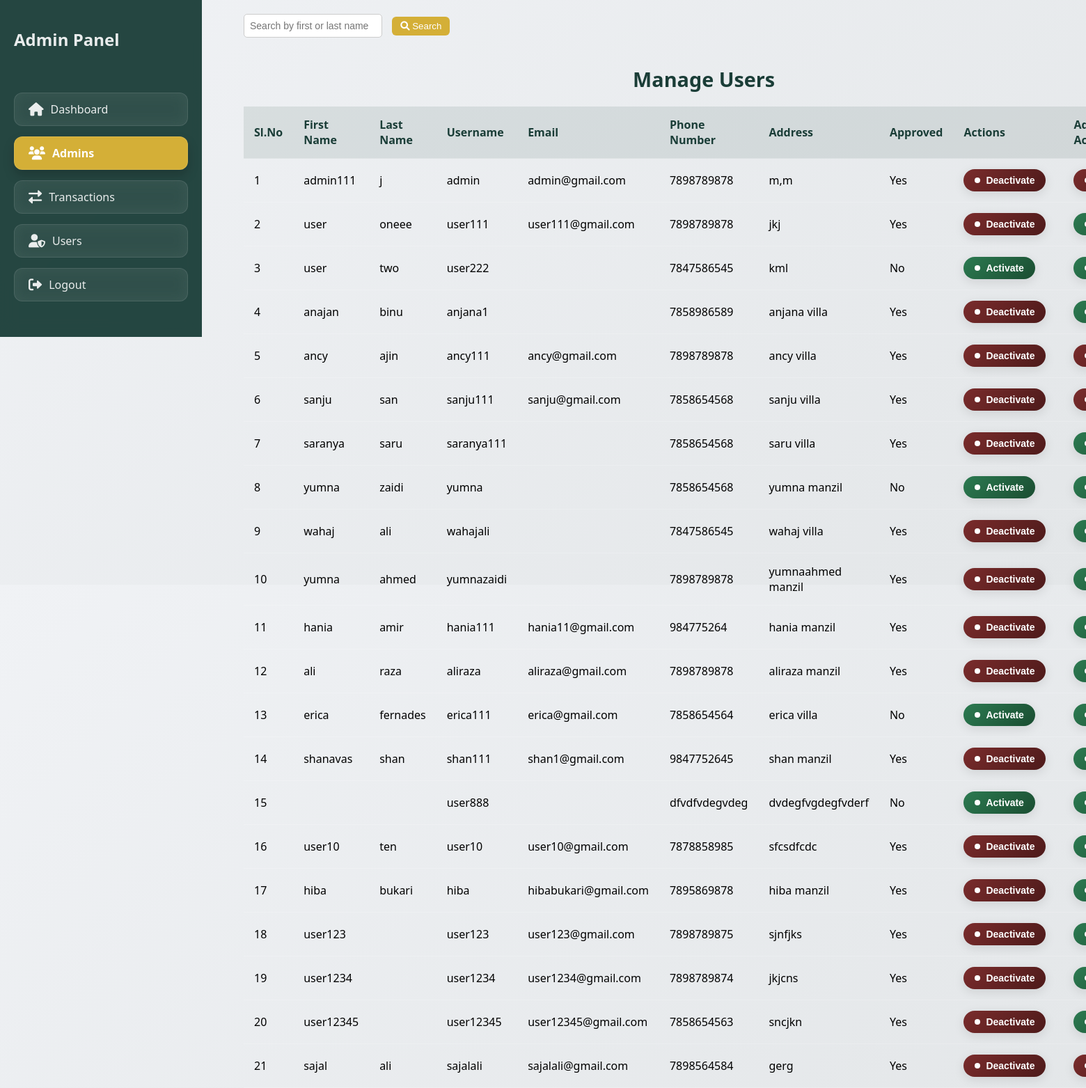
Page /investapp/admin/user-list/ (signed in) on the earlier database version.
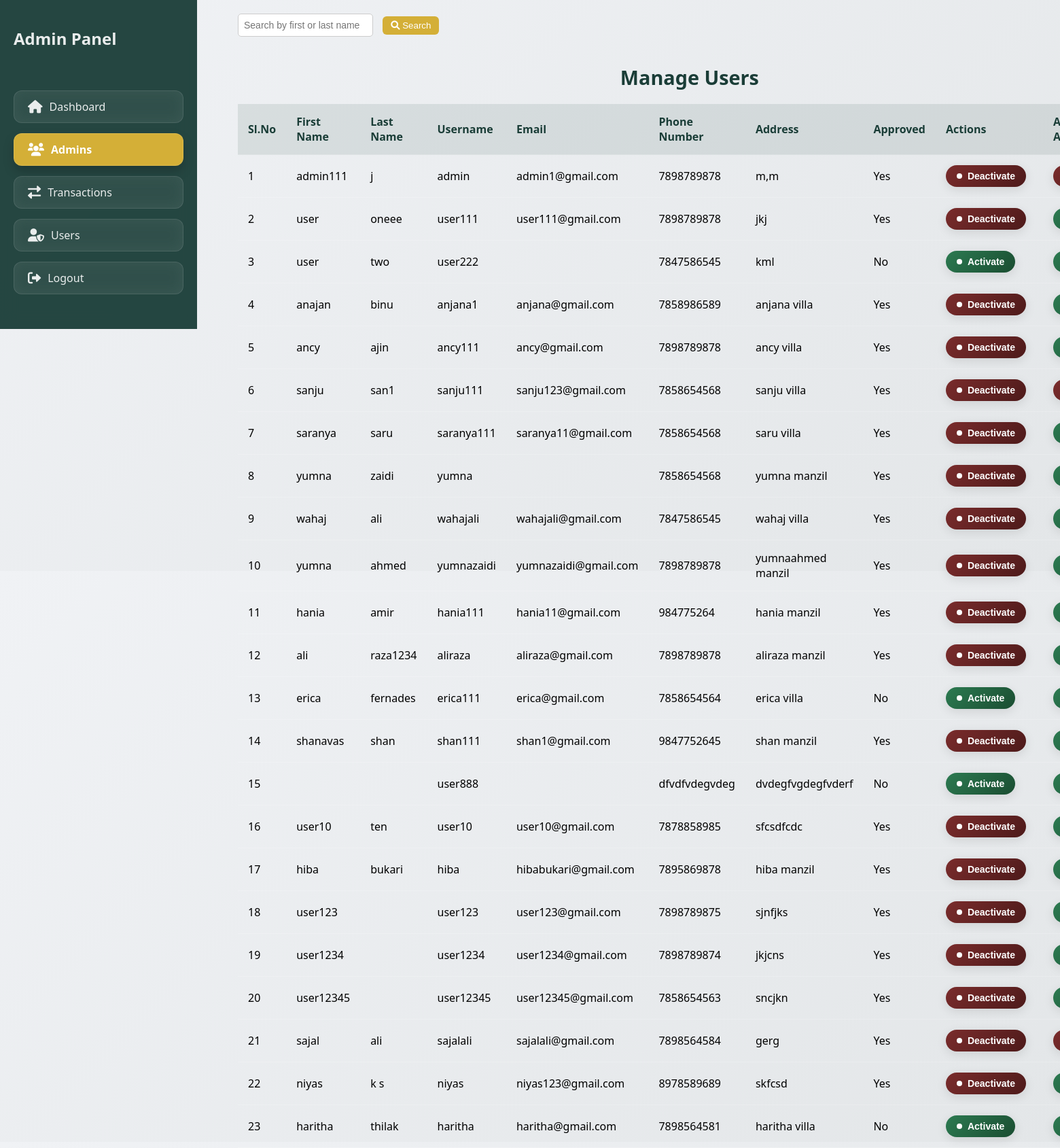
Same page on the later database version.
### investapp/models.py (models this page shows, shortened)
class CustomUser(AbstractUser):
    phone_number = models.CharField(max_length=15)
    address = models.TextField()
    is_approved = models.BooleanField(default=False)  # Only approved users can log in

### investapp/views.py (the view, shortened to what this page needs)
# urls.py: path('admin/user-list/', views.admin_user_list, name='admin-user-list'),
@user_passes_test(superuser_required)
@never_cache
def admin_user_list(request):
    User = get_user_model()
    search_query = request.GET.get('search', '')
    if search_query:
        users = User.objects.exclude(username='developer').filter(
            first_name__icontains=search_query
        ) | User.objects.exclude(username='developer').filter(
            last_name__icontains=search_query
        )
    else:
        users = User.objects.exclude(username='developer')  # If no search query, show all users
    return render(request, 'manage_users.html', {'users': users, 'search_query': search_query})

### investapp/views.py (called while the page is built)
def superuser_required(user):
    return user.is_authenticated and user.is_superuser

### investapp/templates/manage_users.html (shortened to what this page needs)
<!DOCTYPE html>
<html lang="en">
<head>
    <link href="https://cdnjs.cloudflare.com/ajax/libs/font-awesome/6.0.0/css/all.min.css" rel="stylesheet">
</head>
<body>
<div class="sidebar" id="sidebar">
    <h2>Admin Panel</h2>
    <ul class="sidebar-menu">
        <li>
            <a href="{% url 'transaction_list' %}" class="sidebar-link">
                <i class="fas fa-home"></i> Dashboard
            </a>
        </li>
        <li>
            <a href="{% url 'admin-user-list' %}" class="sidebar-link">
                <i class="fas fa-users"></i> Admins
            </a>
        </li>
        <li>
            <a href="{% url 'pending_transactions' %}" class="sidebar-link">
                <i class="fas fa-exchange-alt"></i> Transactions
            </a>
        </li>
        <li>
            <a href="{% url 'admin_user_home' %}" class="sidebar-link">
                <i class="fas fa-user-shield"></i> Users
            </a>
        </li>
        <li>
            <a href="{% url 'logout' %}" class="sidebar-link">
                <i class="fas fa-sign-out-alt"></i> Logout
            </a>
        </li>
    </ul>
</div>
    <div class="main-content" id="content">
        <form method="get" action="{% url 'admin-user-list' %}">
            <input type="text" name="search" value="{{ search_query }}" placeholder="Search by first or last name" class="search-bar">
            <button type="submit" class="btn btn-gold">
                <i class="fas fa-search"></i> Search
            </button>
        </form>
        <h2 class="manage-users-header">Manage Users</h2>
        <table class="ledger-table">
            <thead>
                <tr>
                    <th>Sl.No</th>
                    <th>First Name</th>
                    <th>Last Name</th>
                    <th>Username</th>
                    <th>Email</th>
                    <th>Phone Number</th>
                    <th>Address</th>
                    <th>Approved</th>
                    <th>Actions</th>
                    <th>Admin Actions</th>
                </tr>
            </thead>
            <tbody>
                {% for user in users %}
                <tr>
                    <td>{{ forloop.counter }}</td>
                    <td>{{ user.first_name }}</td>
                    <td>{{ user.last_name }}</td>
                    <td>{{ user.username }}</td>
                    <td>{{ user.email }}</td>
                    <td>{{ user.phone_number }}</td>
                    <td>{{ user.address }}</td>
                    <td>{{ user.is_approved|yesno:"Yes,No" }}</td>
                    <td>
                        <form method="post">
                            {% if user.is_approved %}
                                <button type="submit" name="action" value="toggle" class="status status-debited">Deactivate</button>
                            {% else %}
                                <button type="submit" name="action" value="toggle" class="status status-approved">Activate</button>
                            {% endif %}
                        </form>
                    </td>
                    <td>
                        <form method="post">
                            {% if user.is_superuser %}
                                <button type="submit" name="action" value="demote" class="status status-debited">Demote</button>
                            {% else %}
                                <button type="submit" name="action" value="promote" class="status status-approved">Promote</button>
                            {% endif %}
                        </form>
                    </td>
                </tr>
                {% endfor %}
            </tbody>
        </table>
    </body>
    </html>

### investapp/templates/manage_users.html (style rules this page uses)
:root { --glass-bg: rgba(255, 255, 255, 0.15); --glass-border: rgba(255, 255, 255, 0.18); --glass-shadow: rgba(0, 0, 0, 0.1); --primary-dark: #1a3d37; --primary-light: #2c5851; --accent-gold: #d4af37; --success: #2c7a51; --info: #2c5178; --warning: #7a632c; --danger: #7a2c2c; --text-primary: #2d3436; --text-light: rgba(255, 255, 255, 0.9); --blur-amount: 12px; }
body { margin: 0; font-family: 'Segoe UI', system-ui, -apple-system, sans-serif; background: linear-gradient(135deg, #f0f2f5, #e3e6e8); display: flex; min-height: 100vh; }
.sidebar { position: fixed; top: 0; left: 0; width: 250px; background: rgba(26, 61, 55, 0.95); backdrop-filter: blur(var(--blur-amount)); padding: 20px; color: var(--text-light); display: flex; flex-direction: column; z-index: 1000; overflow-y: auto; }
.sidebar-menu { list-style: none; padding: 0; margin-top: 40px; }
.sidebar-menu li { margin-bottom: 15px; }
.sidebar-menu a { display: flex; align-items: center; padding: 12px 20px; color: var(--text-light); text-decoration: none; border-radius: 12px; transition: all 0.3s ease; background: rgba(255, 255, 255, 0.1); backdrop-filter: blur(10px); border: 1px solid rgba(255, 255, 255, 0.1); }
.sidebar-menu a i { margin-right: 10px; font-size: 1.2em; }
.sidebar-menu a:hover, .sidebar-menu a.active { background: var(--accent-gold); color: white; font-weight: bold; box-shadow: 0 8px 16px rgba(0, 0, 0, 0.2); }
.main-content { margin-left: 330px; width: 100%; padding: 20px; height: 100vh; position: relative; transition: margin-left 0.3s ease, width 0.3s ease; }
h2.manage-users-header { text-align: center; margin-top: 40px; margin-bottom: 20px; color: var(--primary-dark); font-size: 1.8em; font-weight: 600; }
.ledger-table { width: 100%; border-collapse: separate; border-spacing: 0; margin-top: 20px; }
.ledger-table th, .ledger-table td { padding: 15px; text-align: left; border-bottom: 1px solid var(--glass-border); }
.ledger-table th { background: rgba(26, 61, 55, 0.1); color: var(--primary-dark); font-weight: 600; }
.status-approved { background: linear-gradient(135deg, var(--success), #1a4d31); }
.status-debited { background: linear-gradient(135deg, var(--danger), #4d1a1a); }
.status { padding: 8px 16px; border-radius: 20px; font-size: 14px; font-weight: 600; display: inline-flex; align-items: center; gap: 8px; transition: all 0.3s ease; color: white; box-shadow: 0 4px 15px rgba(0, 0, 0, 0.1); backdrop-filter: blur(10px); }
.status::before { content: ''; width: 8px; height: 8px; border-radius: 50%; background: white; display: inline-block; }
.search-bar { padding: 8px; margin-right: 10px; border-radius: 5px; border: 1px solid #ccc; font-size: 14px; }
button { padding: 6px 12px; border: none; background: var(--accent-gold); color: white; border-radius: 6px; cursor: pointer; margin-right: 10px; }

Differences in the rows shown:
changed CustomUser "admin111": email "admin@gmail.com" → "admin1@gmail.com"
changed CustomUser "anajan": email (not shown) → "anjana@gmail.com"
changed CustomUser "ancy": is_superuser True → False (drawn)
changed CustomUser "sanju": last_name "san" → "san1"; email "sanju@gmail.com" → "sanju123@gmail.com"
changed CustomUser "saranya": email (not shown) → "saranya11@gmail.com"
changed CustomUser "zaidi": is_approved "No" → "Yes"; is_approved "Activate" → "Deactivate"
changed CustomUser "wahaj": email (not shown) → "wahajali@gmail.com"
changed CustomUser "ahmed": email (not shown) → "yumnazaidi@gmail.com"
changed CustomUser "aliraza": last_name "raza" → "raza1234"
added CustomUser: first_name "niyas", last_name "k s", username "niyas", email "niyas123@gmail.com", phone_number "8978589689", address "skfcsd", is_approved "Yes", shows "Deactivate"
added CustomUser: first_name "haritha", last_name "thilak", username "haritha", email "haritha@gmail.com", phone_number "7898564581", address "haritha villa", is_approved "No", shows "Activate"
